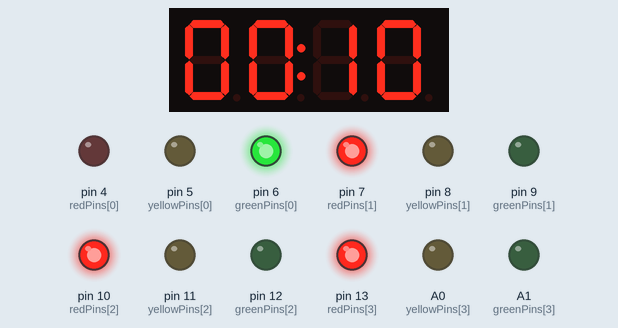
This sketch was run on a simulated Arduino Uno, built with avr-gcc and run on an emulated ATmega328P. Parts: 4-digit seven-segment display, output pins drawn as LEDs (lit = HIGH).

Above: at 0.1 s.
At 10.1 s:
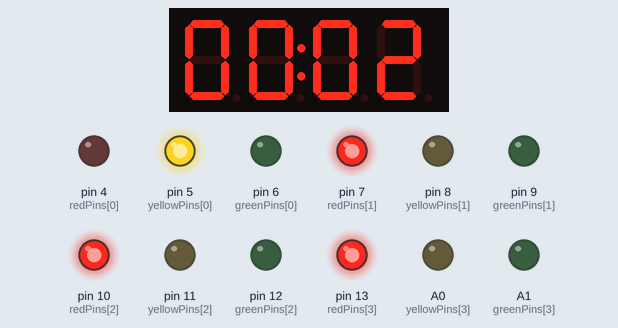
At 19.1 s:
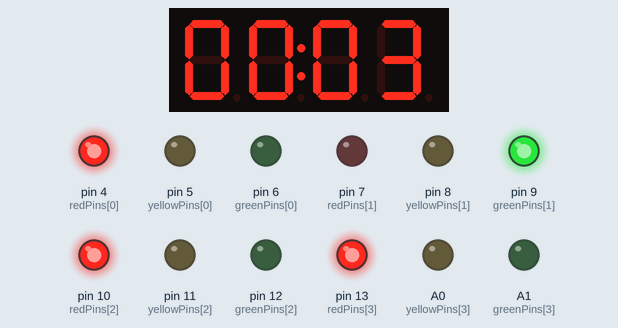
At 23.2 s:
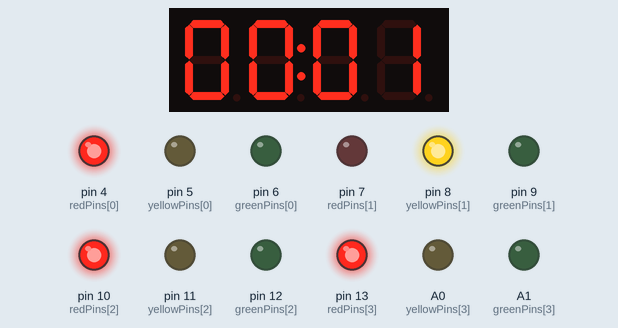
At 28.2 s:
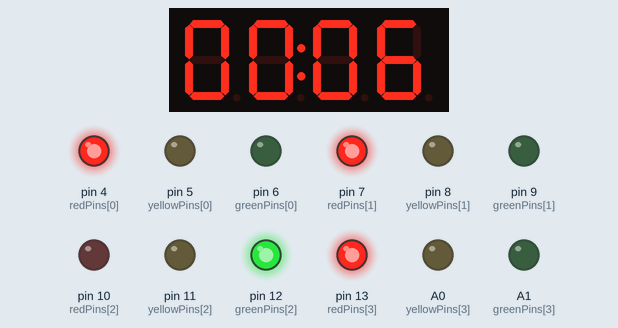
At 38.3 s:
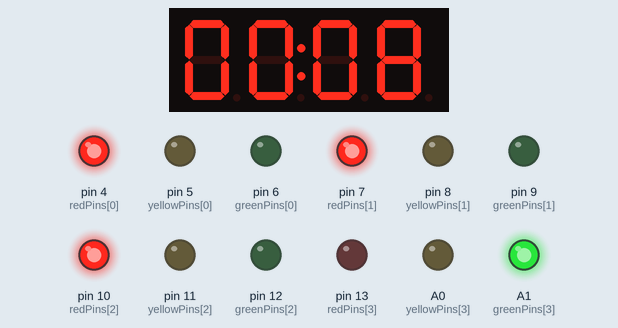
Timing chart, 0 to 39.8 s (numbered marks = the images above):
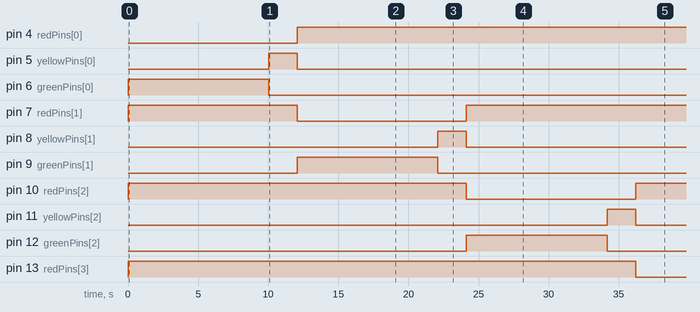

Measured:
- by itself, pin 4 (redPins[0]): LOW → HIGH at 12.1 s
- by itself, pin 5 (yellowPins[0]): LOW → HIGH at 10.0 s, → LOW 2.0 s later
- by itself, pin 6 (greenPins[0]): LOW → HIGH at 0.00 s, → LOW 10.0 s later
- by itself, pin 7 (redPins[1]): LOW → HIGH at 0.00 s, → LOW 12.1 s later, → HIGH 12.1 s later
- by itself, pin 8 (yellowPins[1]): LOW → HIGH at 22.1 s, → LOW 2.0 s later
- by itself, pin 9 (greenPins[1]): LOW → HIGH at 12.1 s, → LOW 10.0 s later
- by itself, pin 10 (redPins[2]): LOW → HIGH at 0.00 s, → LOW 24.1 s later, → HIGH 12.1 s later
- by itself, pin 11 (yellowPins[2]): LOW → HIGH at 34.2 s, → LOW 2.0 s later

The sketch:

A-Traffic_Light_cow.ino
```cpp
#include <TM1637Display.h>

#define CLK 2
#define DIO 3
TM1637Display display(CLK, DIO);

const int redPins[4] =    {4, 7, 10, 13};
const int yellowPins[4] = {5, 8, 11, A0};
const int greenPins[4] =  {6, 9, 12, A1};

const int GREEN_TIME = 10;
const int YELLOW_TIME = 2;

unsigned long phaseStartTime = 0;
unsigned long currentMillis = 0;
int phaseTime = 0;
int dir = 0;
int phase = 0;
bool initPhase = true;

void setup() {
  for (int i = 0; i < 4; i++) {
    pinMode(redPins[i], OUTPUT);
    pinMode(yellowPins[i], OUTPUT);
    pinMode(greenPins[i], OUTPUT);
  }
  display.setBrightness(0x0f);
}

void loop() {
  currentMillis = millis();

  if (initPhase) {
    for (int i = 0; i < 4; i++) {
      digitalWrite(redPins[i], HIGH);
      digitalWrite(yellowPins[i], LOW);
      digitalWrite(greenPins[i], LOW);
    }

    if (phase == 0) {
      digitalWrite(redPins[dir], LOW);
      digitalWrite(greenPins[dir], HIGH);
      phaseTime = GREEN_TIME;
    } else {
      digitalWrite(redPins[dir], LOW);
      digitalWrite(greenPins[dir], LOW);
      digitalWrite(yellowPins[dir], HIGH);
      phaseTime = YELLOW_TIME;
    }

    phaseStartTime = currentMillis;
    initPhase = false;
  }

  int timeLeft = phaseTime - ((currentMillis - phaseStartTime) / 1000);
  if (timeLeft < 0) timeLeft = 0;
  display.showNumberDecEx(timeLeft, 0b01000000, true);

  if (currentMillis - phaseStartTime >= (phaseTime * 1000UL)) {
    if (phase == 0) {
      phase = 1;
    } else {
      phase = 0;
      dir = (dir + 1) % 4;
    }
    initPhase = true;
  }
}
```
